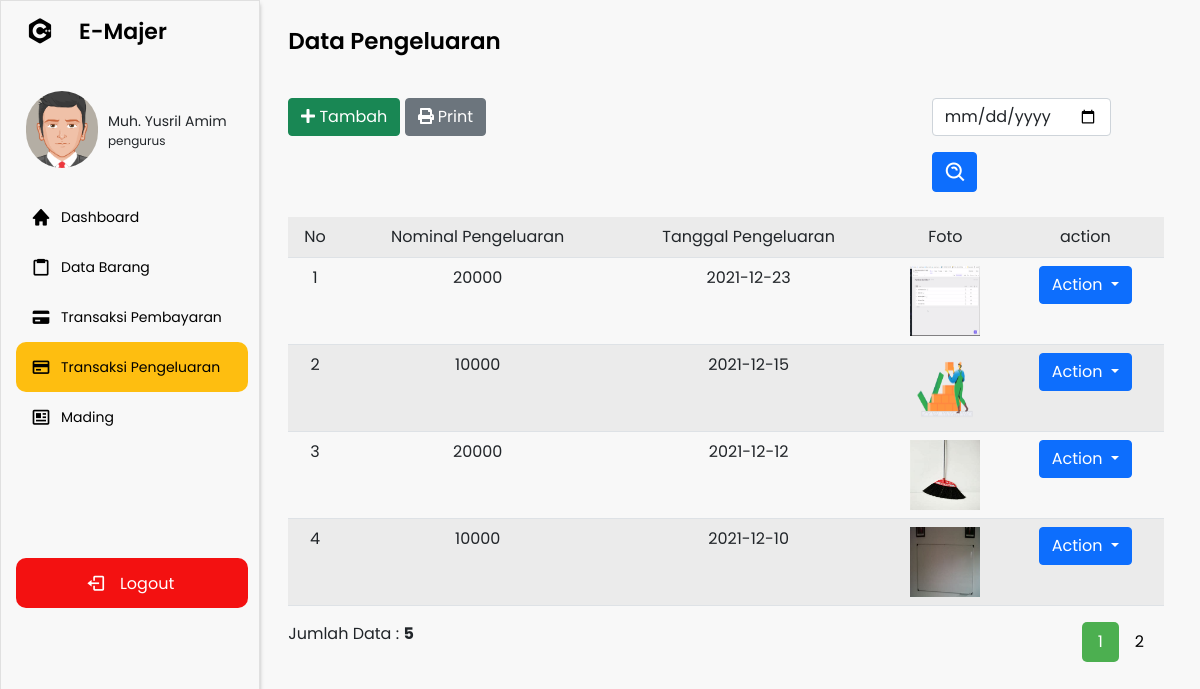
Screenshot of /navbar.php?p=pengeluaran (signed in) with the database file from the repository.
### tables this page shows
CREATE TABLE `akun` (
  `id_akun` varchar(15) NOT NULL,
  `nama` varchar(50) NOT NULL,
  `email` varchar(50) NOT NULL,
  `username` varchar(50) NOT NULL,
  `password` varchar(50) NOT NULL,
  `id_kelas` varchar(15) NOT NULL,
  `id_level` int(11) NOT NULL
);

CREATE TABLE `level` (
  `id_level` int(11) NOT NULL,
  `nama_level` varchar(50) NOT NULL
);

CREATE TABLE `pengeluaran` (
  `id_pengeluaran` varchar(15) NOT NULL,
  `nominal_pengeluaran` varchar(25) NOT NULL,
  `tgl_pengeluaran` date NOT NULL,
  `id_akun` varchar(15) NOT NULL,
  `nama_kelas` varchar(15) NOT NULL,
  `foto` varchar(25) NOT NULL
);

### pages/pengeluaran.php (the view, shortened to what this page needs)
<section class="home-section">
    <div class="home-content">
        <span class="text">Data Pengeluaran</span>
    </div>
    <div class="content">
        <div class="row" style="width:97%;">
            <div class="col-md-8">
                <?php if ($level == 1) { ?>
                    <button type="button" class="btn btn-success" data-bs-toggle="modal" data-bs-target="#staticBackdrop">
                        <i class="fas fa-plus"></i> Tambah
                    </button>
                    <a href="pages/print-pengeluaran.php?id=<?= $id ?>&kelas=<?= $kelas ?>"><button type=" button" class="btn btn-secondary"><i class="fas fa-print"></i> Print</button></a>
                <?php } ?>
            </div>
            <div class="col-md-4">
                <form class="row g-3" style="margin-left: 17%; margin-bottom:-15px;" method="POST">
                    <div class="col-auto">
                        <input type="date" name="pencarian" class="form-control" id="inputPassword2" placeholder="Nama Barang">
                    </div>
                    <div class="col-auto">
                        <button type="submit" class="btn btn-primary mb-3" style="height: 40px; padding-top:8px; width:45px; padding-left:11px;"><i class='bx bx-search-alt fs-4'></i></button>
                    </div>
                </form>
            </div>
        </div>
        <table class="table table-striped mt-4 ml-3" style="width:96%; text-align:center;">
            <tr>
                <td>No</td>
                <td>Nominal Pengeluaran</td>
                <td>Tanggal Pengeluaran</td>
                <td>Foto</td>
                <?php if ($level == 1) { ?>
                    <td colspan="2">action</td>
                <?php } ?>
            </tr>
            <?php
            $batas = 4;
            extract($_GET);
            if (empty($hal)) {
                $posisi = 0;
                $hal = 1;
                $nomor = 1;
            } else {
                $posisi = ($hal - 1) * $batas;
                $nomor = $posisi + 1;
            }
            if ($_SERVER['REQUEST_METHOD'] == "POST") {
                $pencarian = trim(mysqli_real_escape_string($koneksi, $_POST['pencarian']));
                if ($pencarian != "") {
                    $query = "SELECT * FROM pengeluaran WHERE nama_kelas = '$kelas' AND tgl_pengeluaran LIKE '%$pencarian%' ORDER BY tgl_pengeluaran DESC LIMIT $posisi, $batas";
                    $queryJml = "SELECT * FROM pengeluaran WHERE nama_kelas = '$kelas' AND tgl_pengeluaran LIKE '%$pencarian%' ORDER BY tgl_pengeluaran DESC";
                    $no = $posisi * 1;
                } else {
                    $query = "SELECT * FROM pengeluaran WHERE nama_kelas = '$kelas' ORDER BY tgl_pengeluaran DESC  LIMIT $posisi, $batas";
                    $queryJml = "SELECT * FROM pengeluaran WHERE nama_kelas = '$kelas' ORDER BY tgl_pengeluaran DESC ";
                    $no = $posisi * 1;
                }
            } else {
                $query = "SELECT * FROM pengeluaran WHERE nama_kelas = '$kelas' ORDER BY tgl_pengeluaran DESC  LIMIT $posisi, $batas";
                $queryJml = "SELECT * FROM pengeluaran WHERE nama_kelas = '$kelas' ORDER BY tgl_pengeluaran DESC";
            }
            $q_tampil_transaksi = mysqli_query($koneksi, $query);
            if (mysqli_num_rows($q_tampil_transaksi) > 0) {
                while ($r_tampil_transaksi = mysqli_fetch_array($q_tampil_transaksi)) {
                    if (empty($r_tampil_transaksi['foto']) or ($r_tampil_transaksi['foto'] == '-')) {
                        $foto = "barang.jpg";
                    } else {
                        $foto = $r_tampil_transaksi['foto'];
                    }
            ?>
                    <tr>
                        <td><?php echo $nomor; ?></td>
                        <td><?php echo $r_tampil_transaksi['nominal_pengeluaran']; ?></td>
                        <td><?php echo $r_tampil_transaksi['tgl_pengeluaran']; ?></td>
                        <td><img src="<?php echo "assets/gambar/" . $foto ?>" width=70px height=70px></td>
                        <?php if ($level == 1) { ?>
                            <td>
                                <div class="dropdown">
                                    <button class="btn btn-primary dropdown-toggle" type="button" id="dropdownMenuButton1" data-bs-toggle="dropdown" aria-expanded="false">
                                        Action
                                    </button>
                                </div>
                            </td>
                        <?php } ?>
                    </tr>
            <?php $nomor++;
                }
            } else {
                echo "<tr><td colspan=6>Data Tidak Ditemukan</td></tr>";
            } ?>
        </table>
        <?php
        if (isset($_POST['pencarian'])) {
            if ($_POST['pencarian'] != '') {
                echo "<div style=\"float:left;\">";
                $jml = mysqli_num_rows(mysqli_query($koneksi, $queryJml));
                echo "Data Hasil Pencarian: <b>$jml</b>";
                echo "</div>";
        ?>
                <div class="pagination">
                    <?php
                    $jml_hal = ceil($jml / $batas);
                    for ($i = 1; $i <= $jml_hal; $i++) {
                        if ($i != $hal) {
                            echo "<a href=\"?p=transaksi&hal=$i\">$i</a>";
                        } else {
                            echo "<a class=\"active\">$i</a>";
                        }
                    }
                    ?>
                </div>
            <?php
            } else {
                echo "<meta http-equiv='refresh' content='0; url=navbar.php?p=pengeluaran'>";
            }
        } else { ?>
            <div style="float: left;">
                <?php
                $jml = mysqli_num_rows(mysqli_query($koneksi, $queryJml));
                echo "Jumlah Data : <b>$jml</b>";
                ?>
            </div>
            <div class="pagination">
                <?php
                $jml_hal = ceil($jml / $batas);
                for ($i = 1; $i <= $jml_hal; $i++) {
                    if ($i != $hal) {
                        echo "<a href=\"?p=transaksi&hal=$i\">$i</a>";
                    } else {
                        echo "<a class=\"active\">$i</a>";
                    }
                }
                ?>
            </div>
        <?php
        }
        ?>
    </div>
</section>

### navbar.php (shortened to what this page needs)
<?php
include 'koneksi.php';
$id = $_SESSION['id_akun'];
$kelas = $_SESSION['id_kelas'];
$level = $_SESSION['id_level'];
$query = "SELECT * FROM akun INNER JOIN kelas ON akun.id_kelas = kelas.id_kelas INNER JOIN level ON akun.id_level = level.id_level INNER JOIN saldo ON kelas.id_kelas = saldo.id_kelas WHERE akun.id_akun = '$id'";
$result = mysqli_query($koneksi, $query);
if (mysqli_num_rows($result) > 0) {
    while ($row = mysqli_fetch_array($result)) {
        $nama = $row['nama'];
?>
        <!DOCTYPE html>
        <html lang="en">
        <head>
            <link rel="stylesheet" href="assets/css/kalender.css">
            <link rel="stylesheet" href="assets/css/style.css">
            <link href="https://cdn.jsdelivr.net/npm/bootstrap@5.0.2/dist/css/bootstrap.min.css" rel="stylesheet">
            <link href='https://unpkg.com/boxicons@2.0.7/css/boxicons.min.css' rel='stylesheet'>
            <link rel="stylesheet" href="https://cdnjs.cloudflare.com/ajax/libs/font-awesome/5.13.0/css/all.min.css">
        </head>
        <body>
            <div class="sidebar">
                <div class="logo-details">
                    <i class='bx bxl-c-plus-plus'></i>
                    <span class="logo_name">E-Majer</span>
                </div>
                <div class="profil-box">
                    <img src="assets/gambar/avatar53.png" alt="">
                    <div class="profil-name">
                        <p class="nama"><?= $nama ?></p>
                        <p class="level"><?= $row['nama_level'] ?></p>
                    </div>
                </div>
                <ul class="nav-links">
                    <li>
                        <div class="li">
                            <a href="navbar.php?p=home">
                                <i class='bx bxs-home'></i>
                                <span class="link_name">Dashboard</span>
                            </a>
                        </div>
                    </li>
                    <li>
                        <div class="li">
                            <a href="navbar.php?p=barang">
                                <i class='bx bx-clipboard'></i>
                                <span class="link_name">Data Barang</span>
                            </a>
                        </div>
                    </li>
                    <li>
                        <div class="li">
                            <?php if ($level == 1) { ?>
                                <a href="navbar.php?p=buku-transaksi">
                                    <i class='bx bxs-credit-card'></i>
                                    <span class="link_name">Transaksi Pembayaran</span>
                                </a>
                            <?php } ?>
                        </div>
                    </li>
                    <li>
                        <div class="li">
                            <?php if ($level == 1) { ?>
                                <a href="navbar.php?p=pengeluaran">
                                    <i class='bx bx-credit-card'></i>
                                    <span class="link_name">Transaksi Pengeluaran</span>
                                </a>
                            <?php } ?>
                        </div>
                    </li>
                    <li>
                        <div class="li">
                            <a href="navbar.php?p=mading">
                                <i class='bx bx-news'></i>
                                <span class="link_name">Mading</span>
                            </a>
                        </div>
                    </li>
                    <li>
                        <div class="logout1">
                            <div class="logout">
                                <i class='bx bx-log-out'></i>
                                <span class="link_name">Logout</span>
                            </div>
                        </div>
                    </li>
                </ul>
            </div>
            <?php
            $pages_dir = 'pages';
            if (!empty($_GET['p'])) {
                $pages = scandir($pages_dir, 0);
                unset($pages[0], $pages[1]);
                $p = $_GET['p'];
                if (in_array($p . '.php', $pages)) {
                    include($pages_dir . '/' . $p . '.php');
                } else {
                    echo 'Halaman Tidak Ditemukan';
                }
            } else {
                include($pages_dir . '/home.php');
            }
            ?>
        </body>
        </html>
<?php }
} ?>

### assets/css/kalender.css (style rules this page uses)
form { margin:0px; padding:0px; font-family:Ebrima, Arial, Helvetica, sans-serif; ; color:#666; empty-cells:hide; }

### assets/css/style.css (style rules this page uses)
* { margin:0px; padding: 0px; font-family: 'Poppins', sans-serif; }
.sidebar { position: fixed; top: 0; left: 0; height: 100%; width: 260px; position: fixed; background: #F8F8F8; border: 1px solid rgba(170, 170, 170, 0.3); box-shadow: 0px 4px 4px rgba(0, 0, 0, 0.25); z-index: 100; transition: all 0.5s ease; }
.sidebar .logo-details { height: 60px; width: 100%; display: flex; align-items: center; }
.sidebar .logo-details i { font-size: 30px; color: #000000; height: 50px; min-width: 78px; text-align: center; line-height: 50px; }
.sidebar .profil-box { display: flex; padding-top: 30px; }
.sidebar .profil-box img { width: 4.5rem; height: 4.8rem; margin-right: 10px; margin-left: 25px; border-radius: 80px; }
.sidebar .profil-box .profil-name { padding-top: 20px; }
.sidebar .profil-box .profil-name .nama { font-size: 14px; font-family: 'Poppins', sans-serif; }
.sidebar .profil-box .profil-name .level { font-size: 12px; position: relative; font-family: 'Poppins', sans-serif; top: -1rem; }
.sidebar .logo-details .logo_name { font-size: 22px; color: #000000; font-weight: 600; transition: 0.3s ease; transition-delay: 0.1s; }
.sidebar .nav-links { height: 100%; padding: 10px 0 150px 0; overflow: auto; }
.sidebar .nav-links li { position: relative; list-style: none; transition: all 0.4s ease; }
.sidebar .nav-links .active { background: #FEBE10; width: 90%; margin-left: 15px; border-radius: 10px 10px 10px 10px; }
.sidebar .nav-links .logout1 { background: #F31111; color: #FFFFFF; width: 90%; margin-left: 15px; margin-top: 45%; border-radius: 10px 10px 10px 10px; }
.sidebar .nav-links .logout1 span { position: relative; top: -3px; }
.sidebar .nav-links .logout1 i { margin-left: 30%; color: #FFFFFF; }
.sidebar .nav-links .active a { position: relative; left: -15px; }
.sidebar .nav-links li i { height: 50px; margin-left: 30px; margin-right: 10px; text-align: center; line-height: 50px; color: #000000; font-size: 20px; cursor: pointer; transition: all 0.3s ease; }
.sidebar .nav-links li a { display: flex; align-items: center; text-decoration: none; }
.sidebar .nav-links li a .link_name { font-size: 14px; font-weight: 400; color: #000000; transition: all 0.4s ease; }
.home-section { position: relative; background: #f8f8f8; height: 100%; left: 260px; padding-bottom: 3px; width: calc(100% - 260px); transition: all 0.5s ease; }
.home-section .home-content { height: 60px; display: flex; align-items: center; }
.home-section .home-content .text { font-size: 23px; color: #000000; padding-top: 23px; font-weight: 600; padding-left: 3%; width: 87%; font-family: 'Poppins'; }
.home-section .content { width: 100%; height: 88vh; padding-left: 3%; padding-top: 4%; }
.home-section .content .pagination { float: right; padding-right: 40px; }
.home-section .content .pagination a { color: black; float: left; padding: 8px 16px; text-decoration: none; }
.home-section .content .pagination a.active { background-color: #4CAF50; color: white; border-radius: 5px; }

### rows the page displays
akun: nama "Muh. Yusril Amim", id_level.nama_level "pengurus", jml "5"
pengeluaran: nominal_pengeluaran "20000", tgl_pengeluaran "2021-12-23", foto (picture)
pengeluaran: nominal_pengeluaran "10000", tgl_pengeluaran "2021-12-15", foto (picture)
pengeluaran: nominal_pengeluaran "20000", tgl_pengeluaran "2021-12-12", foto (picture)
pengeluaran: nominal_pengeluaran "10000", tgl_pengeluaran "2021-12-10", foto (picture)
